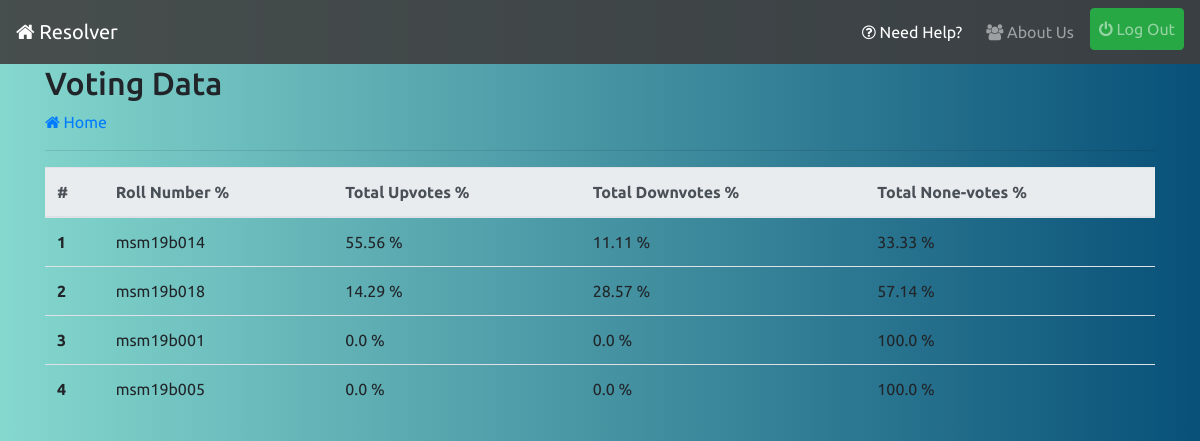
Screenshot of /voted-list/ (signed in) with the database file from the repository.
### profiles/models.py (models this page shows, shortened)
class User(AbstractUser):
    pass

### reporter/views.py (the view)
# urls.py: path('voted-list/',views.voted_list_view,name='voted-list'),
@login_required
def voted_list_view(request):
    if(request.user.info.is_cr):
        department = request.user.info.department
        year = request.user.info.join_year
        qs = UserInfo.objects.filter(department=department,join_year=year)
        context = {}
        upvote_percent = 0.0
        downvote_percent = 0.0
        novote_percent = 0.0
        for i in qs:
            try:
                upvote_percent = (abs(i.total_upvotes)/(abs(i.total_upvotes)+abs(i.total_downvotes)+abs(i.total_novotes)))*100
            except ZeroDivisionError:
                upvote_percent = 0.0
            try:
                downvote_percent = ((abs(i.total_downvotes))/(abs(i.total_upvotes)+abs(i.total_downvotes)+abs(i.total_novotes)))*100
            except ZeroDivisionError:
                downvote_percent = 0.0
            try:
                novote_percent = ((abs(i.total_novotes))/(abs(i.total_upvotes)+abs(i.total_downvotes)+abs(i.total_novotes)))*100
            except ZeroDivisionError:
                novote_percent = 0.0
            context[i.user.username] = (
                {'upvote':round(upvote_percent,2),
                'downvote':round(downvote_percent,2),
                'novote':round(novote_percent,2)
                }
            )
        return render(request,'reporter/voted-list.html',{'object_list':context})
    raise PermissionDenied

### infolist/context-processors.py (called while the page is built)
def pending_info_list_context(request):
    if request.user.is_superuser:
        return {}
    pending = -1
    if request.user.is_authenticated:
        pending = InfoList.objects.filter(department=request.user.info.department,year=request.user.info.join_year,approved=False).count()
    return {"pending_info_list":pending}

### reporter/context-processors.py (called while the page is built)
def pending_issue_list_context(request):
    if request.user.is_superuser:
        return {}
    pending=-1
    if request.user.is_authenticated:
        pending = Report.objects.filter(active=False,department=request.user.info.department,year=request.user.info.join_year,resolved=False).count()
    return {"pending_issue_count":pending}

def resolved_issue_list_context(request):
    if request.user.is_superuser:
        return {}
    resolved=-1
    if request.user.is_authenticated:
        resolved = Report.objects.filter(active=False,department=request.user.info.department,year=request.user.info.join_year,resolved=True).count()
    return {"resolved_issue_count":resolved}

def pending_contact_list_context(request):
    if request.user.is_superuser:
        return {}
    pending=-1
    if request.user.is_authenticated:
        pending = ContactList.objects.filter(department=request.user.info.department,year=request.user.info.join_year,approved=False).count()
    return {"pending_contact_count":pending}

def live_polls_count_context(request):
    if request.user.is_superuser:
        return {}
    count = -1
    if request.user.is_authenticated:
        count = Poll.objects.filter(active=True,department=request.user.info.department,join=request.user.info.join_year).count()
    return {"live_polls_count":count}

### reporter/templates/reporter/voted-list.html
{% extends 'base.html' %}
{% load static %}
{% block content %}
<h2>Voting Data</h2>
<a href="{% url 'reporter:index' %}"><i class="fa fa-home"></i> Home</a>
<hr>
<div class="table-responsive">
  <table class="table">
    <thead class="thead-light">
      <tr>
        <th scope="col">#</th>
        <th scope="col">Roll Number %</th>
        <th scope="col">Total Upvotes %</th>
        <th scope="col">Total Downvotes %</th>
        <th scope="col">Total None-votes %</th>
      </tr>
    </thead>
    <tbody>
      <tr>
        {% for obj,val in object_list.items %}
        <th scope="row">{{forloop.counter}}</th>
        <td>{{obj}}</td>
        <td>{{val.upvote}} %</td>
        <td>{{val.downvote}} %</td>
        <td>{{val.novote}} %</td>
      </tr>
      {% empty %}
      <p class="lead">No student Records!</p>
      {% endfor %}
    </tbody>
  </table>
</div>
  {% endblock %}

### static/css/style.css (style rules this page uses)
body { background: #085078; background: -webkit-linear-gradient(to right, #85D8CE, #085078); background: linear-gradient(to right, #85D8CE, #085078); font-family: 'Ubuntu', sans-serif; }

### rows the page displays
User: object_list "msm19b014"
User: object_list "msm19b018"
User: object_list "msm19b001"
User: object_list "msm19b005"

### other values shown
{{ val.upvote }} "55.56" "14.29" "0.0" "0.0"
{{ val.downvote }} "11.11" "28.57" "0.0" "0.0"
{{ val.novote }} "33.33" "57.14" "100.0" "100.0"
